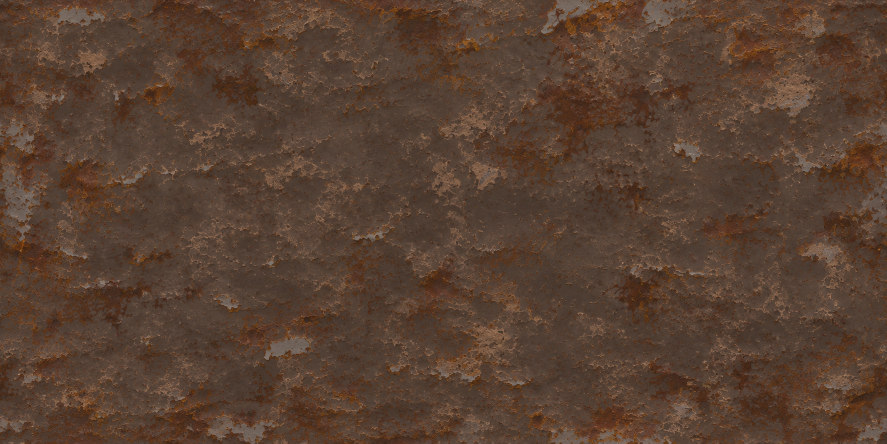
#> input picture art-source/bay-ceiling/generated-aged-steel-swatch.png, 1774 x 887 px, given in place of sofa-before.png, which was not available (shown at 1/2 size)
$ python compose.py --out out.png
#> lines starting #> are read from the running program, lines starting #| are printed output that depends on the picture
"""Compose unaged-left comparisons and four-view turntables without system fonts."""
import argparse
from pathlib import Path

from PIL import Image


def compose(out, props=('sofa', 'dress_uniform')):
#> called with props = ('sofa', 'dress_uniform')
    for prop in props:
        label = 'sofa' if prop == 'sofa' else 'tunic'
        before = Image.open(out / f'{prop}-before.png').convert('RGB')
#> before is the input picture: PIL image 1774x887 RGB; mean R, G, B 88.6, 64.9, 50.3
        after = Image.open(out / f'{prop}-after.png').convert('RGB')
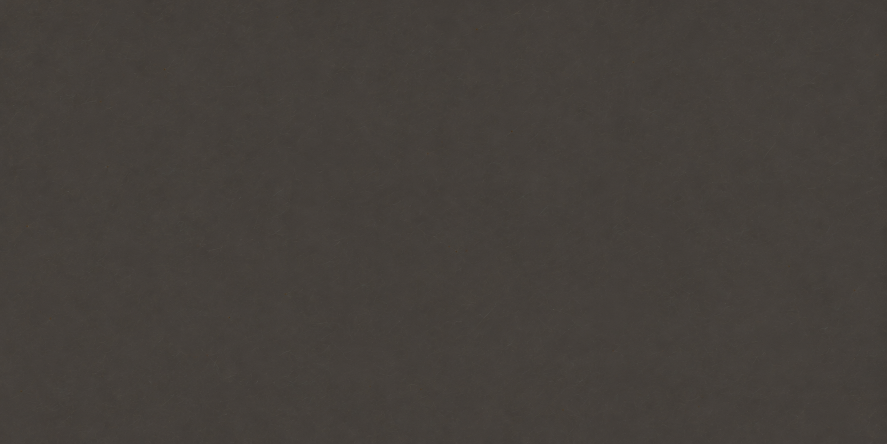
#> input picture art-source/bay-ceiling/generated-charcoal-paint-swatch.png, 1774 x 887 px, given in place of sofa-after.png, which was not available (shown at 1/2 size)
#> after is the input picture: PIL image 1774x887 RGB; mean R, G, B 68.6, 63.7, 59.1
        if before.size != after.size:
            raise ValueError('Comparison cameras must have matching image dimensions')
        width, height = before.size
#> width = 1774; height = 887
        sheet = Image.new('RGB', (width * 2, height))
#> sheet: PIL image 3548x887 RGB; every value is 0
        sheet.paste(before, (0, 0))
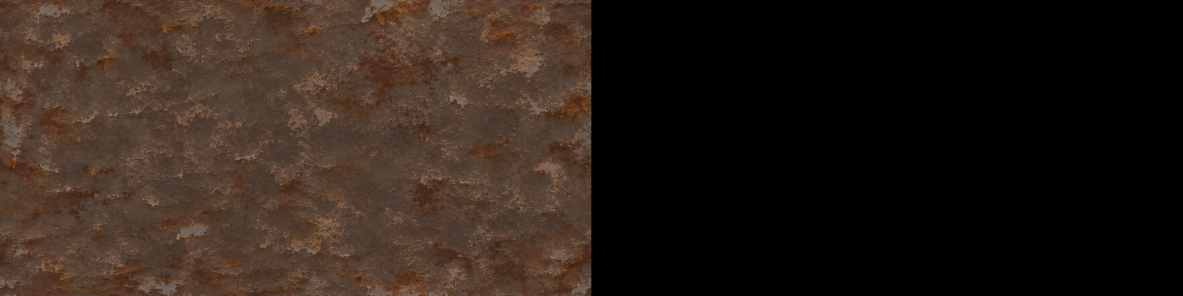
#> sheet: PIL image 3548x887 RGB (shown at 1/3 size); mean R, G, B 44.3, 32.5, 25.1
        sheet.paste(after, (width, 0))
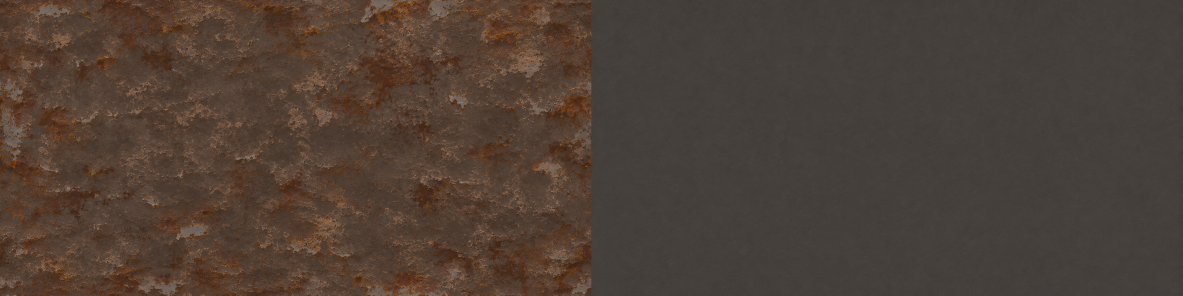
#> sheet: PIL image 3548x887 RGB (shown at 1/3 size); mean R, G, B 78.6, 64.3, 54.7
        sheet.save(out / f'{label}-before-after.png')
        turntable = Image.new('RGB', (width * 2, height * 2))
#> turntable: PIL image 3548x1774 RGB; every value is 0
        for index, angle in enumerate([30, 120, 210, 300]):
            image = Image.open(out / f'{prop}-turn-{angle}.png').convert('RGB')
            turntable.paste(image, ((index % 2) * width, (index // 2) * height))
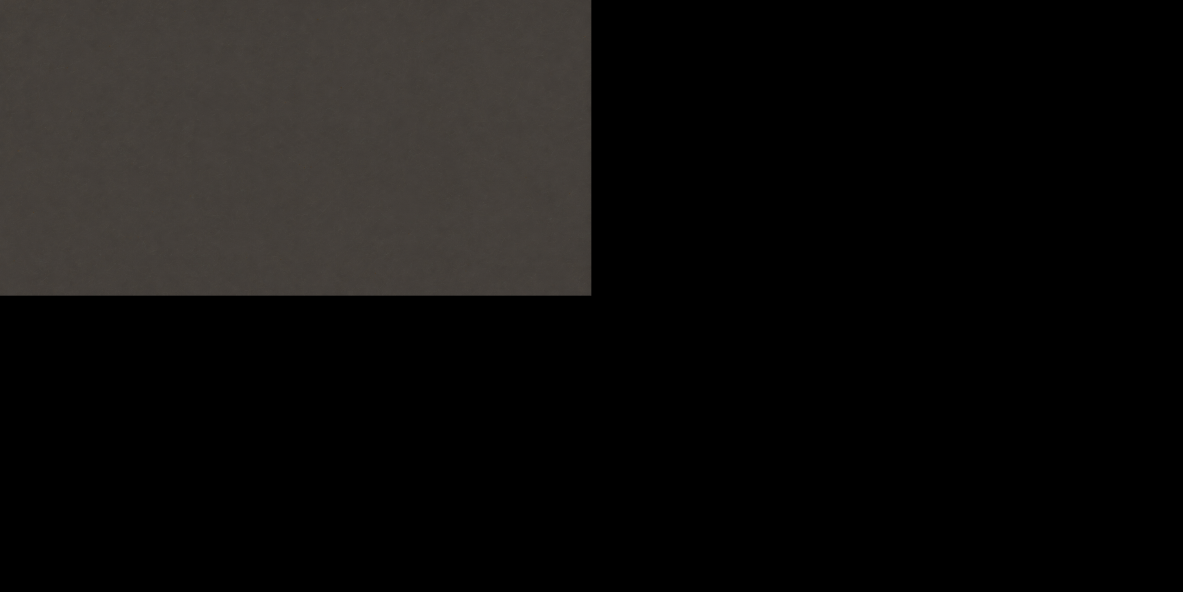
#> turntable: PIL image 3548x1774 RGB (shown at 1/3 size); mean R, G, B 17.1, 15.9, 14.8
        turntable.save(out / f'{label}-turntable.png')


if __name__ == '__main__':
    parser = argparse.ArgumentParser(description=__doc__)
    parser.add_argument('--out', type=Path, required=True)
    parser.add_argument('--prop', choices=['sofa', 'dress_uniform'], action='append')
    args = parser.parse_args()
#> (the run stopped early here; a loop or call above may not have finished)
